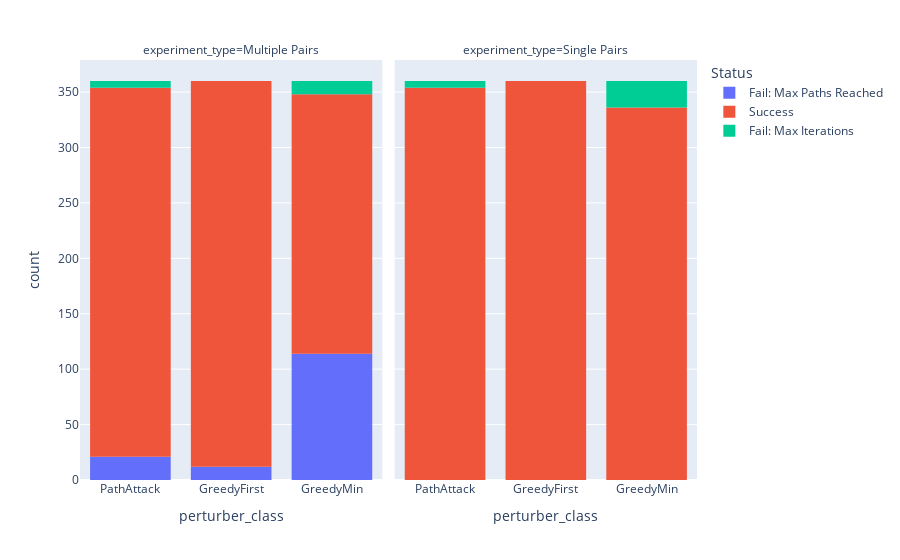

Notebook code for this chart:
### Code cell
print(len(df), sum(df["Success"]), sum(df["Success"])/len(df))
px.histogram(df, x="perturber_class", color="Status",facet_col="experiment_type",hover_data=["LP Status"], category_orders={"perturber_class": ["PathAttack", "GreedyFirst", "GreedyMin"]}).show()

### Figure 1 — Plotly figure (JSON) as saved in the notebook; plotly's stock layout.template omitted (floating-point values rounded to 4 significant figures; data arrays with more than 128 entries replaced by an {"elided": "..."} marker saying what was removed)
{"data": [{"alignmentgroup": "True", "bingroup": "x", "hovertemplate": "Status=Fail: Max Paths Reached<br>experiment_type=Multiple Pairs<br>perturber_class=%{x}<br>count=%{y}<extra></extra>", "legendgroup": "Fail: Max Paths Reached", "marker": {"color": "#636efa", "pattern": {"shape": ""}}, "name": "Fail: Max Paths Reached", "offsetgroup": "Fail: Max Paths Reached", "orientation": "v", "showlegend": true, "type": "histogram", "x": {"elided": "147 str values"}, "xaxis": "x", "yaxis": "y"}, {"alignmentgroup": "True", "bingroup": "x", "hovertemplate": "Status=Success<br>experiment_type=Multiple Pairs<br>perturber_class=%{x}<br>count=%{y}<extra></extra>", "legendgroup": "Success", "marker": {"color": "#EF553B", "pattern": {"shape": ""}}, "name": "Success", "offsetgroup": "Success", "orientation": "v", "showlegend": true, "type": "histogram", "x": {"elided": "915 str values"}, "xaxis": "x", "yaxis": "y"}, {"alignmentgroup": "True", "bingroup": "x", "hovertemplate": "Status=Success<br>experiment_type=Single Pairs<br>perturber_class=%{x}<br>count=%{y}<extra></extra>", "legendgroup": "Success", "marker": {"color": "#EF553B", "pattern": {"shape": ""}}, "name": "Success", "offsetgroup": "Success", "orientation": "v", "showlegend": false, "type": "histogram", "x": {"elided": "1050 str values"}, "xaxis": "x2", "yaxis": "y2"}, {"alignmentgroup": "True", "bingroup": "x", "hovertemplate": "Status=Fail: Max Iterations<br>experiment_type=Multiple Pairs<br>perturber_class=%{x}<br>count=%{y}<extra></extra>", "legendgroup": "Fail: Max Iterations", "marker": {"color": "#00cc96", "pattern": {"shape": ""}}, "name": "Fail: Max Iterations", "offsetgroup": "Fail: Max Iterations", "orientation": "v", "showlegend": true, "type": "histogram", "x": ["GreedyMin", "GreedyMin", "GreedyMin", "GreedyMin", "GreedyMin", "GreedyMin", "PathAttack", "PathAttack", "PathAttack", "PathAttack", "PathAttack", "PathAttack", "GreedyMin", "GreedyMin", "GreedyMin", "GreedyMin", "GreedyMin", "GreedyMin"], "xaxis": "x", "yaxis": "y"}, {"alignmentgroup": "True", "bingroup": "x", "hovertemplate": "Status=Fail: Max Iterations<br>experiment_type=Single Pairs<br>perturber_class=%{x}<br>count=%{y}<extra></extra>", "legendgroup": "Fail: Max Iterations", "marker": {"color": "#00cc96", "pattern": {"shape": ""}}, "name": "Fail: Max Iterations", "offsetgroup": "Fail: Max Iterations", "orientation": "v", "showlegend": false, "type": "histogram", "x": ["PathAttack", "PathAttack", "PathAttack", "PathAttack", "PathAttack", "PathAttack", "GreedyMin", "GreedyMin", "GreedyMin", "GreedyMin", "GreedyMin", "GreedyMin", "GreedyMin", "GreedyMin", "GreedyMin", "GreedyMin", "GreedyMin", "GreedyMin", "GreedyMin", "GreedyMin", "GreedyMin", "GreedyMin", "GreedyMin", "GreedyMin", "GreedyMin", "GreedyMin", "GreedyMin", "GreedyMin", "GreedyMin", "GreedyMin"], "xaxis": "x2", "yaxis": "y2"}], "layout": {"annotations": [{"font": {}, "showarrow": false, "text": "experiment_type=Multiple Pairs", "x": 0.245, "xanchor": "center", "xref": "paper", "y": 1, "yanchor": "bottom", "yref": "paper"}, {"font": {}, "showarrow": false, "text": "experiment_type=Single Pairs", "x": 0.755, "xanchor": "center", "xref": "paper", "y": 1, "yanchor": "bottom", "yref": "paper"}], "barmode": "relative", "legend": {"title": {"text": "Status"}, "tracegroupgap": 0}, "margin": {"t": 60}, "xaxis": {"anchor": "y", "categoryarray": ["PathAttack", "GreedyFirst", "GreedyMin"], "categoryorder": "array", "domain": [0, 0.49], "title": {"text": "perturber_class"}}, "xaxis2": {"anchor": "y2", "categoryarray": ["PathAttack", "GreedyFirst", "GreedyMin"], "categoryorder": "array", "domain": [0.51, 1], "matches": "x", "title": {"text": "perturber_class"}}, "yaxis": {"anchor": "x", "domain": [0, 1], "title": {"text": "count"}}, "yaxis2": {"anchor": "x2", "domain": [0, 1], "matches": "y", "showticklabels": false}}}
